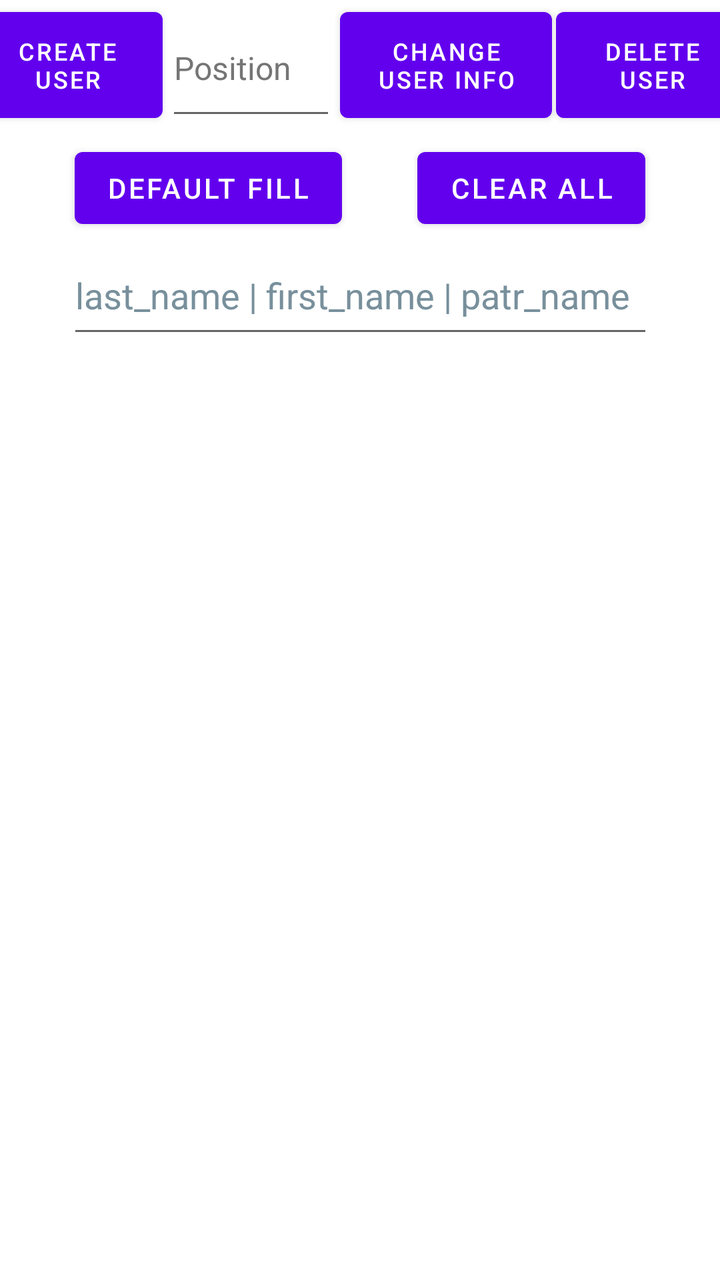
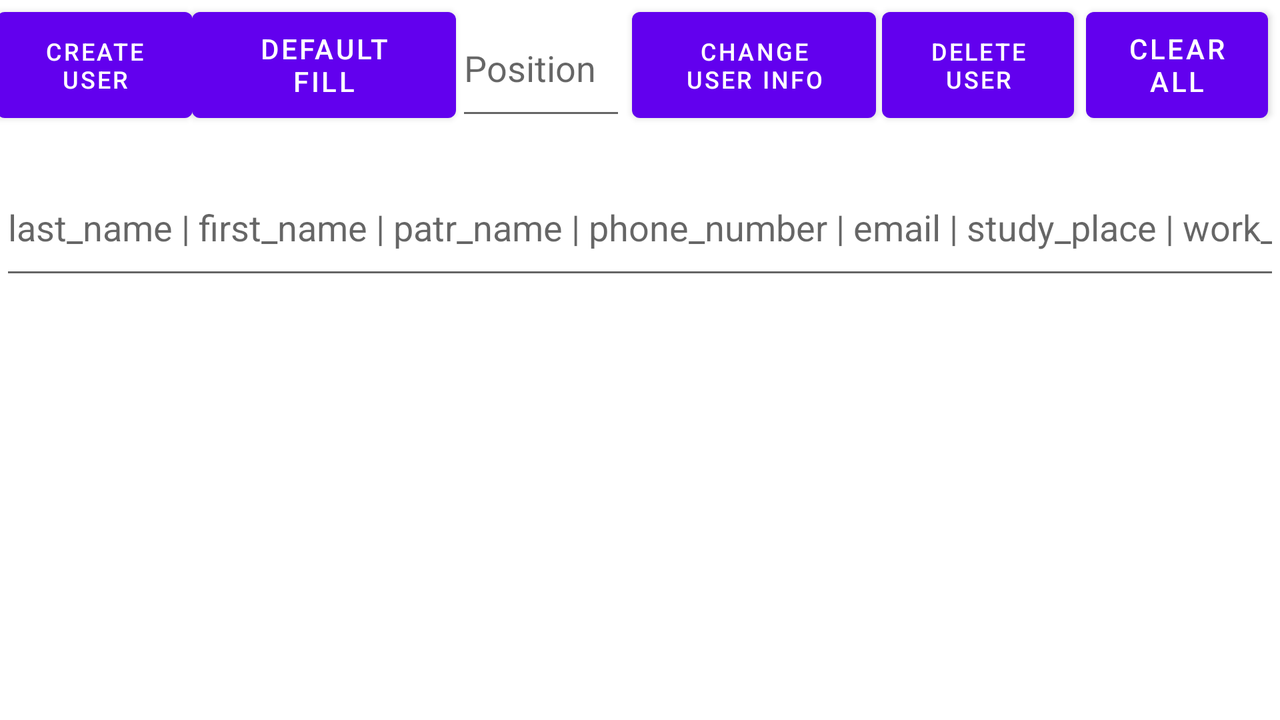

First picture: res/layout/ on a phone held upright. Second picture: the repository's own variant of that layout, on a device whose configuration matches the variant's folder. Source for both follows.
<!-- AndroidManifest.xml: application theme Theme.MyRoomApplication -->
<!-- res/layout/activity_main.xml -->
<?xml version="1.0" encoding="utf-8"?>
<androidx.constraintlayout.widget.ConstraintLayout xmlns:android="http://schemas.android.com/apk/res/android"
    xmlns:app="http://schemas.android.com/apk/res-auto"
    xmlns:tools="http://schemas.android.com/tools"
    android:layout_width="match_parent"
    android:layout_height="match_parent"
    tools:context=".MainActivity">


    <androidx.recyclerview.widget.RecyclerView
        android:id="@+id/recycler"
        android:layout_width="394dp"
        android:layout_height="476dp"
        android:layout_marginTop="10dp"
        app:layoutManager="androidx.recyclerview.widget.LinearLayoutManager"
        app:layout_constraintBottom_toBottomOf="parent"
        app:layout_constraintEnd_toEndOf="parent"
        app:layout_constraintStart_toStartOf="parent"
        app:layout_constraintTop_toBottomOf="@id/columnsField"
        app:layout_constraintVertical_bias="0.0" />

    <EditText
        android:id="@+id/idField"
        android:layout_width="85dp"
        android:layout_height="65dp"
        android:layout_marginEnd="2dp"
        android:autofillHints="0,1,2"
        android:ems="10"
        android:hint="@string/id"
        android:textColorHint="#757575"
        android:inputType="textPersonName"
        android:textColor="#251515"
        android:textSize="16sp"
        app:layout_constraintBottom_toTopOf="@+id/barrier"
        app:layout_constraintEnd_toStartOf="@+id/change_button"
        app:layout_constraintHorizontal_bias="0.0"
        app:layout_constraintStart_toEndOf="@+id/create_button"
        app:layout_constraintTop_toTopOf="parent"
        app:layout_constraintVertical_bias="0.0" />

    <Button
        android:id="@+id/create_button"
        android:layout_width="95dp"
        android:layout_height="65dp"
        android:layout_marginStart="20dp"
        android:layout_marginEnd="2dp"
        android:text="@string/create_user"
        android:textSize="12sp"
        app:layout_constraintBottom_toTopOf="@+id/barrier"
        app:layout_constraintEnd_toStartOf="@+id/idField"
        app:layout_constraintStart_toStartOf="parent"
        app:layout_constraintTop_toTopOf="parent"
        app:layout_constraintVertical_bias="0.0" />

    <Button
        android:id="@+id/change_button"
        android:layout_width="106dp"
        android:layout_height="65dp"
        android:layout_marginEnd="2dp"
        android:text="@string/change_user_info"
        android:textSize="12sp"
        app:layout_constraintBottom_toTopOf="@+id/barrier"
        app:layout_constraintEnd_toStartOf="@+id/delete_button"
        app:layout_constraintHorizontal_bias="1.0"
        app:layout_constraintStart_toEndOf="@+id/idField"
        app:layout_constraintTop_toTopOf="parent"
        app:layout_constraintVertical_bias="0.0" />

    <Button
        android:id="@+id/delete_button"
        android:layout_width="96dp"
        android:layout_height="65dp"
        android:layout_marginEnd="20dp"
        android:text="@string/delete_user"
        android:textSize="12sp"
        app:layout_constraintBottom_toTopOf="@+id/barrier"
        app:layout_constraintEnd_toEndOf="parent"
        app:layout_constraintStart_toEndOf="@+id/change_button"
        app:layout_constraintTop_toTopOf="parent"
        app:layout_constraintVertical_bias="0.0" />

    <androidx.constraintlayout.widget.Barrier
        android:id="@+id/barrier"
        android:layout_width="wrap_content"
        android:layout_height="wrap_content"
        app:barrierDirection="bottom"
        app:constraint_referenced_ids="create_button, change_button"
        app:layout_constraintEnd_toEndOf="parent"
        app:layout_constraintStart_toStartOf="parent"
        tools:layout_editor_absoluteY="124dp" />

    <EditText
        android:id="@+id/columnsField"
        android:layout_width="293dp"
        android:layout_height="56dp"
        android:autofillHints="text"
        android:hint="@string/select_needed_fields_port"
        android:importantForAutofill="yes"
        android:inputType="text"
        android:textColorHint="#78909C"
        app:layout_constraintBottom_toBottomOf="parent"
        app:layout_constraintEnd_toEndOf="parent"
        app:layout_constraintHorizontal_bias="0.502"
        app:layout_constraintStart_toStartOf="parent"
        app:layout_constraintTop_toTopOf="@id/new_barrier"
        app:layout_constraintVertical_bias="0.0" />

    <Button
        android:id="@+id/clear_switch"
        android:layout_width="wrap_content"
        android:layout_height="wrap_content"
        android:layout_marginTop="70dp"
        android:text="@string/clear_all"
        android:textSize="14sp"
        app:layout_constraintBottom_toTopOf="@id/new_barrier"
        app:layout_constraintEnd_toEndOf="parent"
        app:layout_constraintHorizontal_bias="0.0"
        app:layout_constraintStart_toEndOf="@id/fill_switch"
        app:layout_constraintTop_toTopOf="parent"
        app:layout_constraintVertical_bias="0.0" />

    <Button
        android:id="@+id/fill_switch"
        android:layout_width="wrap_content"
        android:layout_height="wrap_content"
        android:layout_marginTop="70dp"
        android:text="@string/default_fill"
        android:textSize="14sp"
        app:layout_constraintBottom_toTopOf="@id/new_barrier"
        app:layout_constraintEnd_toStartOf="@id/clear_switch"
        app:layout_constraintHorizontal_bias="1.0"
        app:layout_constraintStart_toStartOf="parent"
        app:layout_constraintTop_toTopOf="parent"
        app:layout_constraintVertical_bias="1.0" />

    <androidx.constraintlayout.widget.Barrier
        android:id="@+id/new_barrier"
        android:layout_width="wrap_content"
        android:layout_height="wrap_content"
        android:layout_marginTop="180dp"
        app:barrierDirection="bottom"
        app:constraint_referenced_ids="clear_switch, fill_switch"
        app:layout_constraintBottom_toBottomOf="parent"
        app:layout_constraintEnd_toEndOf="parent"
        app:layout_constraintStart_toStartOf="parent"
        app:layout_constraintTop_toTopOf="@id/create_button"
        app:layout_constraintVertical_bias="0.0" />

</androidx.constraintlayout.widget.ConstraintLayout>
<!-- resources referenced by this layout -->
<resources>
  <string name="change_user_info">Change user info</string>
  <string name="clear_all">Clear all</string>
  <string name="create_user">Create user</string>
  <string name="default_fill">Default fill</string>
  <string name="delete_user">Delete user</string>
  <string name="id">Position</string>
  <string name="select_needed_fields_port" translatable="false">last_name | first_name | patr_name</string>
  <style name="Theme.MyRoomApplication" parent="Theme.MaterialComponents.DayNight.NoActionBar">
          
          <item name="colorPrimary">@color/purple_500</item>
          <item name="colorPrimaryVariant">@color/purple_700</item>
          <item name="colorOnPrimary">@color/white</item>
          
          <item name="colorSecondary">@color/teal_200</item>
          <item name="colorSecondaryVariant">@color/teal_700</item>
          <item name="colorOnSecondary">@color/black</item>
          
          <item name="android:statusBarColor" tools:targetApi="l">?attr/colorPrimaryVariant</item>
          
          <item name="android:windowNoTitle">false</item>
          <item name="android:windowActionBar">true</item>
          <item name="android:windowTitleSize">20dp</item>
      </style>
</resources>
<!-- res/layout-land/activity_main.xml (the repository's variant of the layout above) -->
<!-- drawn on the phone turned sideways -->
<?xml version="1.0" encoding="utf-8"?>
<androidx.constraintlayout.widget.ConstraintLayout xmlns:android="http://schemas.android.com/apk/res/android"
    xmlns:app="http://schemas.android.com/apk/res-auto"
    xmlns:tools="http://schemas.android.com/tools"
    android:layout_width="match_parent"
    android:layout_height="match_parent"
    tools:context=".MainActivity">


    <androidx.recyclerview.widget.RecyclerView
        android:id="@+id/recycler"
        android:layout_width="724dp"
        android:layout_height="206dp"
        app:layoutManager="androidx.recyclerview.widget.LinearLayoutManager"
        app:layout_constraintBottom_toBottomOf="parent"
        app:layout_constraintEnd_toEndOf="parent"
        app:layout_constraintHorizontal_bias="0.56"
        app:layout_constraintStart_toStartOf="parent"
        app:layout_constraintTop_toBottomOf="@id/columnsField"
        app:layout_constraintVertical_bias="0.0" />

    <EditText
        android:id="@+id/idField"
        android:layout_width="85dp"
        android:layout_height="65dp"
        android:layout_marginEnd="3dp"
        android:autofillHints="0,1,2"
        android:ems="10"
        android:hint="@string/id"
        android:inputType="textPersonName"
        app:layout_constraintBottom_toTopOf="@+id/barrier"
        app:layout_constraintEnd_toStartOf="@+id/change_button"
        app:layout_constraintHorizontal_bias="0.0"
        app:layout_constraintStart_toEndOf="@id/fill_switch"
        app:layout_constraintTop_toTopOf="parent"
        app:layout_constraintVertical_bias="0.0" />

    <Button
        android:id="@+id/create_button"
        android:layout_width="98dp"
        android:layout_height="65dp"
        android:layout_marginStart="6dp"
        android:layout_marginEnd="3dp"
        android:text="@string/create_user"
        android:textSize="12sp"
        app:layout_constraintBottom_toTopOf="@+id/barrier"
        app:layout_constraintEnd_toStartOf="@id/idField"
        app:layout_constraintHorizontal_bias="0.221"
        app:layout_constraintStart_toStartOf="parent"
        app:layout_constraintTop_toTopOf="parent"
        app:layout_constraintVertical_bias="0.0" />

    <Button
        android:id="@+id/change_button"
        android:layout_width="122dp"
        android:layout_height="65dp"
        android:layout_marginEnd="3dp"
        android:text="@string/change_user_info"
        android:textSize="12sp"
        app:layout_constraintBottom_toTopOf="@+id/barrier"
        app:layout_constraintEnd_toStartOf="@+id/delete_button"
        app:layout_constraintHorizontal_bias="1.0"
        app:layout_constraintStart_toEndOf="@+id/idField"
        app:layout_constraintTop_toTopOf="parent"
        app:layout_constraintVertical_bias="0.0" />

    <Button
        android:id="@+id/delete_button"
        android:layout_width="96dp"
        android:layout_height="65dp"
        android:layout_marginEnd="6dp"
        android:text="@string/delete_user"
        android:textSize="12sp"
        app:layout_constraintBottom_toTopOf="@+id/barrier"
        app:layout_constraintEnd_toStartOf="@id/clear_switch"
        app:layout_constraintStart_toEndOf="@+id/change_button"
        app:layout_constraintTop_toTopOf="parent"
        app:layout_constraintVertical_bias="0.0" />

    <androidx.constraintlayout.widget.Barrier
        android:id="@+id/barrier"
        android:layout_width="wrap_content"
        android:layout_height="wrap_content"
        app:barrierDirection="bottom"
        app:constraint_referenced_ids="create_button, change_button, delete_button"
        tools:layout_editor_absoluteX="47dp"
        tools:layout_editor_absoluteY="124dp" />

    <EditText
        android:id="@+id/columnsField"
        android:layout_width="wrap_content"
        android:layout_height="65dp"
        android:layout_marginTop="10dp"
        android:hint="@string/select_needed_fields_land"
        android:inputType="textPersonName"
        app:layout_constraintBottom_toTopOf="@id/recycler"
        app:layout_constraintEnd_toEndOf="parent"
        app:layout_constraintStart_toStartOf="parent"
        app:layout_constraintTop_toTopOf="@id/barrier" />

    <Button
        android:id="@+id/clear_switch"
        android:layout_width="91dp"
        android:layout_height="65dp"
        android:layout_marginEnd="6dp"
        android:text="@string/clear_all"
        android:textSize="14sp"
        app:layout_constraintBottom_toTopOf="@id/barrier"
        app:layout_constraintEnd_toEndOf="parent"
        app:layout_constraintStart_toEndOf="@id/delete_button"
        app:layout_constraintTop_toTopOf="parent" />

    <Button
        android:id="@+id/fill_switch"
        android:layout_width="132dp"
        android:layout_height="65dp"
        android:text="@string/default_fill"
        android:textSize="14sp"
        app:layout_constraintBottom_toTopOf="@id/barrier"
        app:layout_constraintEnd_toStartOf="@id/idField"
        app:layout_constraintStart_toEndOf="@id/create_button"
        app:layout_constraintTop_toTopOf="parent" />

</androidx.constraintlayout.widget.ConstraintLayout>
<!-- resources referenced by the variant -->
<!-- as the phone turned sideways resolves them -->
<resources>
  <string name="change_user_info">Change user info</string>
  <string name="clear_all">Clear all</string>
  <string name="create_user">Create user</string>
  <string name="default_fill">Default fill</string>
  <string name="delete_user">Delete user</string>
  <string name="id">Position</string>
  <string name="select_needed_fields_land" translatable="false">last_name | first_name | patr_name | phone_number | email | study_place | work_place</string>
  <!-- from res/values-land/ -->
  <style name="Theme.MyRoomApplication" parent="Theme.MaterialComponents.DayNight.NoActionBar">
          
          <item name="colorPrimary">@color/purple_500</item>
          <item name="colorPrimaryVariant">@color/purple_700</item>
          <item name="colorOnPrimary">@color/white</item>
          
          <item name="colorSecondary">@color/teal_200</item>
          <item name="colorSecondaryVariant">@color/teal_700</item>
          <item name="colorOnSecondary">@color/black</item>
          
          <item name="android:statusBarColor" tools:targetApi="l">?attr/colorPrimaryVariant</item>
          
          <item name="android:windowNoTitle">true</item>
          <item name="android:windowActionBar">true</item>
          <item name="android:windowTitleSize">20dp</item>
      </style>
</resources>
